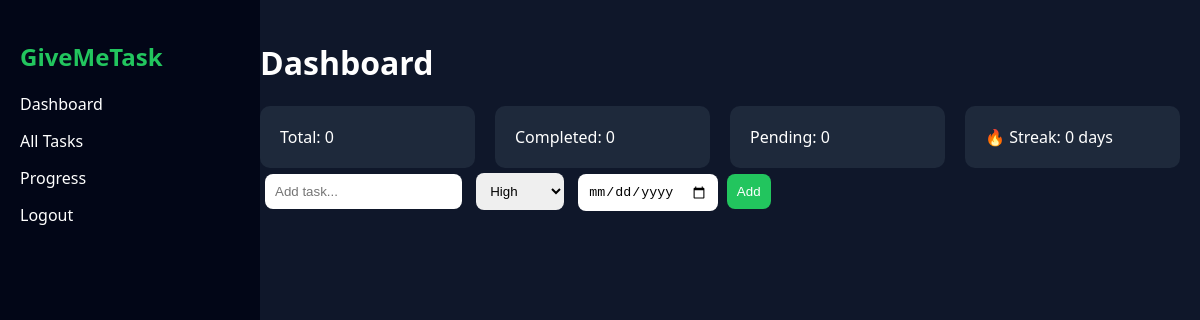
Before: / (signed in) with the older database file.
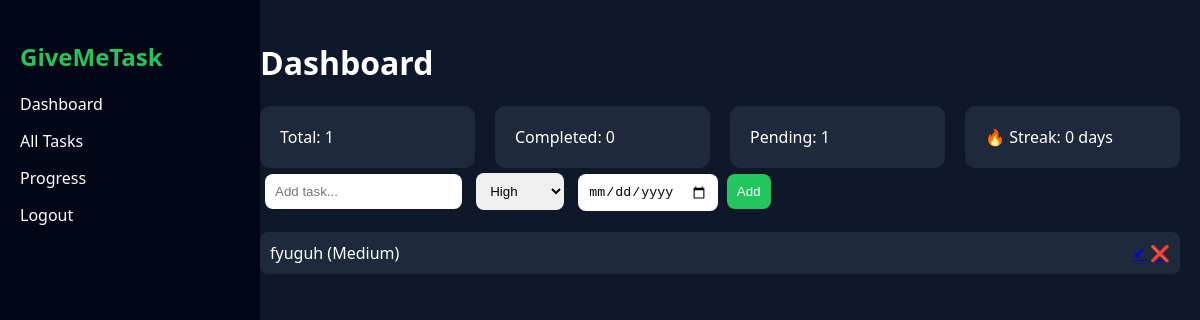
After: the same page with the newer database file.
### tasks/models.py (models this page shows, shortened)
class Task(models.Model):
    user = models.ForeignKey(User,on_delete=models.CASCADE)
    title = models.CharField(max_length=200)
    priority = models.CharField(max_length=10,choices=[
        ('High','High'),
        ('Medium','Medium'),
        ('Low','Low')
    ])
    completed = models.BooleanField(default=False)
    created = models.DateTimeField(auto_now_add=True)
    due_date = models.DateField(null=True,blank=True)

### tasks/views.py (the view)
# urls.py: path('', views.dashboard, name='dashboard'),
def dashboard(request):
    if request.user.is_authenticated:
        tasks = Task.objects.filter(user=request.user)
        total = tasks.count()
        completed = tasks.filter(completed=True).count()
        pending = tasks.filter(completed=False).count()
        streak = 0
        today = date.today()
        for i in range(0, 30):
            day = today - timedelta(days=i)
            if tasks.filter(completed=True, created__date=day).exists():
                streak += 1
            else:
                break
    else:
        tasks = []
        total = 0
        completed = 0
        pending = 0
        streak = 0
    context = {
        'tasks': tasks,
        'total': total,
        'completed': completed,
        'pending': pending,
        'streak': streak
    }
    return render(request, 'dashboard.html', context)

### templates/dashboard.html (shortened to what this page needs)
{% extends 'base.html' %}
{% block content %}
<h1>Dashboard</h1>
<div class="cards">
<div class="card">Total: {{total}}</div>
<div class="card">Completed: {{completed}}</div>
<div class="card">Pending: {{pending}}</div>
<div class="card">🔥 Streak: {{streak}} days</div>
</div>
{% if user.is_authenticated %}
<form id="taskForm"  class="task-form">
<input type="text" name="title" placeholder="Add task..." required>
<select name="priority">
<option>High</option>
</select>
<input type="date" name="due_date">
<button>Add</button>
</form>
{% else %}
<button onclick="openPopup()">Add Task</button>
{% endif %}
<ul class="task-list">
{% for task in tasks %}
<li class="{% if task.completed %}done{% endif %}">
<span>{{task.title}} ({{task.priority}})</span>
<div>
<a href="{% url 'complete' task.id %}">✔</a>
<a href="{% url 'delete' task.id %}">❌</a>
</div>
</li>
{% endfor %}
</ul>
{% endblock %}

### templates/base.html (shortened to what this page needs)
{% load static %}
<!DOCTYPE html>
<html>
<head>
<link rel="stylesheet" href="{% static 'css/style.css' %}">
</head>
<body>
<div class="sidebar">
<h2>GiveMeTask</h2>
<a href="{% url 'dashboard' %}">Dashboard</a>
<a href="#">All Tasks</a>
<a href="{% url 'progress' %}">Progress</a>
<a href="{% url 'logout' %}">Logout</a>
</div>
<div class="main">
{% block content %}
{% endblock %}
</div>
</body>
</html>

### static/css/style.css (style rules this page uses)
body { margin:0; font-family: 'Segoe UI'; background:#0f172a; color:white; }
.sidebar { width:220px; height:100vh; background:#020617; position:fixed; padding:20px; }
.sidebar h2 { color:#22c55e; }
.sidebar a { display:block; color:white; text-decoration:none; margin:15px 0; }
.main { margin-left:240px; padding:20px; }
.cards { display:flex; gap:20px; }
.card { background:#1e293b; padding:20px; border-radius:10px; flex:1; }
.task-form input, .task-form select { padding:10px; margin:5px; border-radius:8px; border:none; }
.task-form button { padding:10px; background:#22c55e; border:none; border-radius:8px; color:white; }
.task-list { list-style:none; padding:0; }
.task-list li { background:#1e293b; margin:10px 0; padding:10px; border-radius:8px; display:flex; justify-content:space-between; }

Changed rows visible on the page:
added Task: title "fyuguh", priority "Medium"
Other visible differences:
{{ total }}: "0" → "1"
{{ pending }}: "0" → "1"
